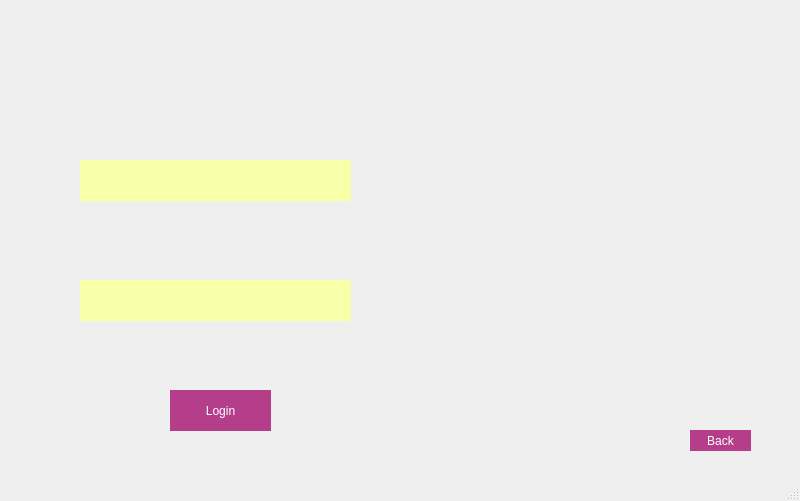
<?xml version="1.0" encoding="UTF-8"?>
<ui version="4.0">
 <class>MainWindow</class>
 <widget class="QMainWindow" name="MainWindow">
  <property name="geometry">
   <rect>
    <x>0</x>
    <y>0</y>
    <width>800</width>
    <height>501</height>
   </rect>
  </property>
  <property name="windowTitle">
   <string>MainWindow</string>
  </property>
  <widget class="QWidget" name="centralwidget">
   <widget class="QLabel" name="label">
    <property name="geometry">
     <rect>
      <x>-6</x>
      <y>-15</y>
      <width>821</width>
      <height>491</height>
     </rect>
    </property>
    <property name="text">
     <string/>
    </property>
    <property name="pixmap">
     <pixmap>loginadmin.png</pixmap>
    </property>
    <property name="scaledContents">
     <bool>true</bool>
    </property>
   </widget>
   <widget class="QLineEdit" name="matkhauadmin">
    <property name="geometry">
     <rect>
      <x>80</x>
      <y>280</y>
      <width>271</width>
      <height>41</height>
     </rect>
    </property>
    <property name="styleSheet">
     <string notr="true">background-color: rgb(248, 255, 168);
border: 3px;
color: rgb(0, 0, 0);</string>
    </property>
   </widget>
   <widget class="QLineEdit" name="dangnhapadmin">
    <property name="geometry">
     <rect>
      <x>80</x>
      <y>160</y>
      <width>271</width>
      <height>41</height>
     </rect>
    </property>
    <property name="styleSheet">
     <string notr="true">background-color: rgb(248, 255, 168);
border: 3px;
color: rgb(0, 0, 0);</string>
    </property>
   </widget>
   <widget class="QPushButton" name="loginadmin">
    <property name="geometry">
     <rect>
      <x>170</x>
      <y>390</y>
      <width>101</width>
      <height>41</height>
     </rect>
    </property>
    <property name="styleSheet">
     <string notr="true">background-color: rgb(181, 62, 138);
border: 3px;
color: rgb(255, 255, 255);
font: 75 12pt &quot;8514oem&quot;;</string>
    </property>
    <property name="text">
     <string>Login</string>
    </property>
   </widget>
   <widget class="QLabel" name="label_2">
    <property name="geometry">
     <rect>
      <x>-6</x>
      <y>-5</y>
      <width>811</width>
      <height>481</height>
     </rect>
    </property>
    <property name="text">
     <string/>
    </property>
    <property name="pixmap">
     <pixmap>../../../../Downloads/loginadmin.png</pixmap>
    </property>
    <property name="scaledContents">
     <bool>true</bool>
    </property>
   </widget>
   <widget class="QPushButton" name="back">
    <property name="geometry">
     <rect>
      <x>690</x>
      <y>430</y>
      <width>61</width>
      <height>21</height>
     </rect>
    </property>
    <property name="styleSheet">
     <string notr="true">background-color: rgb(181, 62, 138);
border: 3px;
color: rgb(255, 255, 255);
font: 75 12pt &quot;8514oem&quot;;</string>
    </property>
    <property name="text">
     <string>Back</string>
    </property>
   </widget>
   <widget class="QLabel" name="label_3">
    <property name="geometry">
     <rect>
      <x>4</x>
      <y>-15</y>
      <width>801</width>
      <height>501</height>
     </rect>
    </property>
    <property name="text">
     <string/>
    </property>
    <property name="pixmap">
     <pixmap>../images/loginadmin.png</pixmap>
    </property>
    <property name="scaledContents">
     <bool>true</bool>
    </property>
   </widget>
   <zorder>label_3</zorder>
   <zorder>label_2</zorder>
   <zorder>label</zorder>
   <zorder>matkhauadmin</zorder>
   <zorder>dangnhapadmin</zorder>
   <zorder>loginadmin</zorder>
   <zorder>back</zorder>
  </widget>
  <widget class="QStatusBar" name="statusbar"/>
 </widget>
 <resources/>
 <connections/>
</ui>
